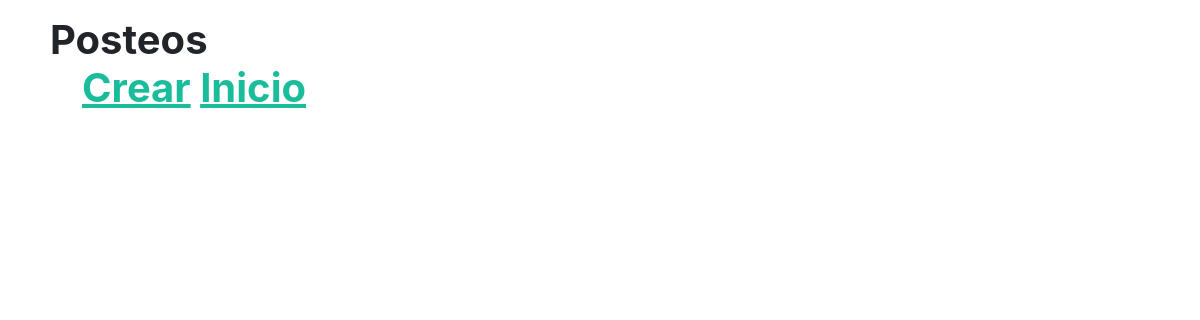
The page /blog/post/list on the database as committed earlier.
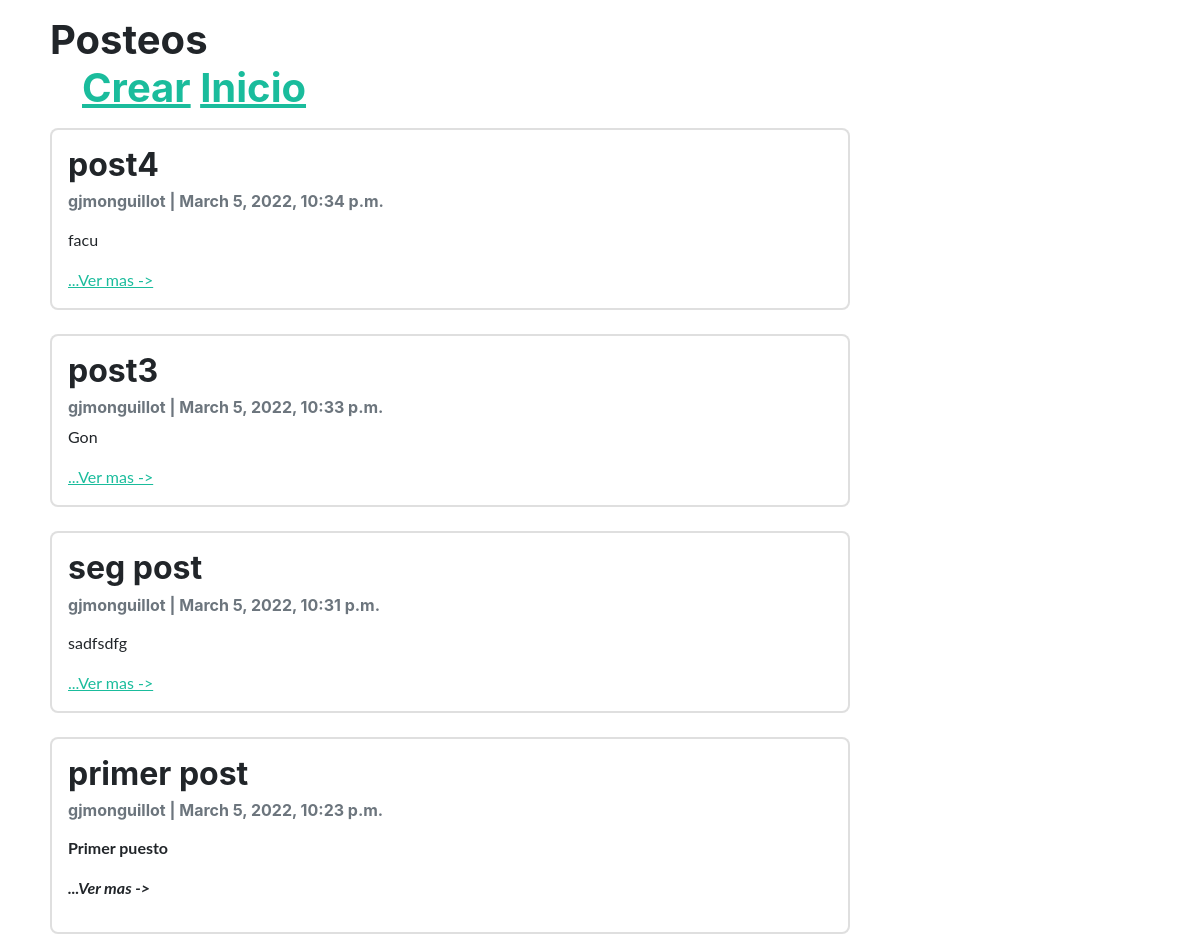
The same page on the database as committed later.
### blog/models.py (models this page shows, shortened)
class Post(models.Model):
    titulo = models.CharField(max_length=200, unique=True)
    slug = models.SlugField(max_length=200, unique=True)
    autor = models.ForeignKey(User, on_delete= models.CASCADE,related_name='blog_posts')
    modificado_el = models.DateTimeField(auto_now= True)
    contenido = RichTextUploadingField()
    creado_el = models.DateTimeField(auto_now_add=True)
    status = models.IntegerField(choices=STATUS, default=0)
    class Meta:
        ordering = ['-creado_el']

### blog/views.py (the view)
# urls.py: path('post/list', PostList.as_view(), name='post_list'),
class PostList(ListView):
    model = Post
    template_name = 'blog/post_list.html'
    queryset = Post.objects.filter(status=1).order_by('-creado_el')

### templates/blog/post_list.html (shortened to what this page needs)
{% load static %}
<!DOCTYPE html>
<html lang="en">
<head>
    <link href="{% static 'blog/css/styles.css' %}" rel="stylesheet" />
</head>
<body>
    <div class="col-md-8 mt-3 left" style="margin:0px 0px 0px 50px">
        <h1>Posteos
            <ul>
            <a href="{% url 'post_create'%}">Crear</a>
            <a href="{% url 'Inicio'%}">Inicio</a>
            </ul>
        </h1>
        {% for Post in post_list %}
        <div class="card mb-4">
            <div class="card-body">
                <h2 class="card-title">{{ Post.titulo }}</h2>
                <p class="card-text text-muted h6">{{ Post.autor }} | {{ Post.creado_el}} </p>
                <p class="card-text">{{Post.contenido|slice:":200"|safe}}</p>
                <a href="{% url 'post_detail' Post.slug %}">...Ver mas -></a>
            </div>
        </div>
        {% endfor %}
    </div>
</body>
</html>

Rows that differ between the two databases and show on the page:
added Post: titulo "post4", autor "gjmonguillot", creado_el "March 5, 2022, 10:34 p.m.", contenido "facu"
added Post: titulo "post3", autor "gjmonguillot", creado_el "March 5, 2022, 10:33 p.m.", contenido "Gon"
added Post: titulo "seg post", autor "gjmonguillot", creado_el "March 5, 2022, 10:31 p.m.", contenido "sadfsdfg"
added Post: titulo "primer post", autor "gjmonguillot", creado_el "March 5, 2022, 10:23 p.m.", contenido "Primer puesto"
